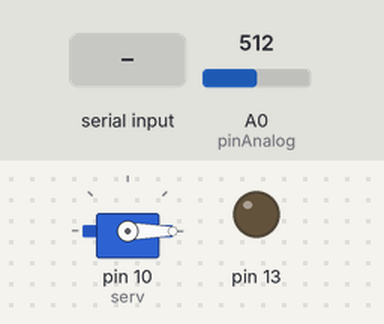
The sketch below on a simulated Arduino Uno, built with avr-gcc and run on an emulated ATmega328P. Shown: servo, output pins drawn as LEDs (lit = HIGH). The inputs (shaded band) are chosen by the test bench; at power-on: A0 (pinAnalog) = 512. What the sketch prints to the serial monitor is not drawn.

Above: at 2.7 s.
2.8 s: "+" received over Serial
At 3.6 s:
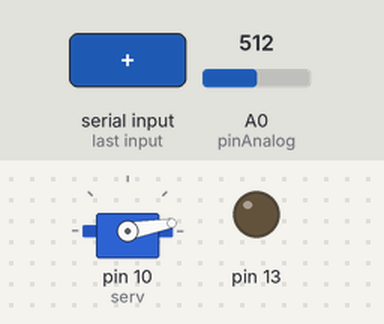
4.5 s: "+" received over Serial
At 5.8 s:
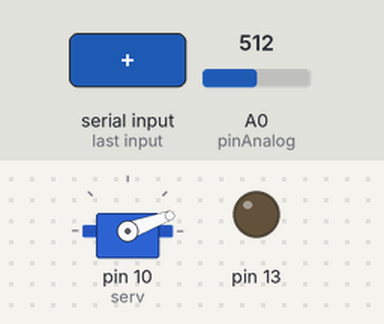
6.1 s: "-" received over Serial
At 7.3 s:
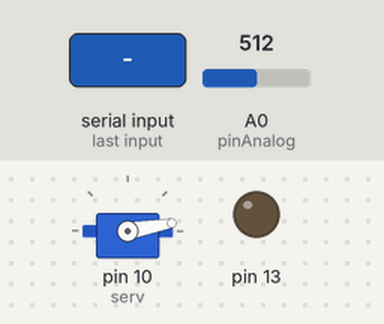
Timing chart, 0 to 8.8 s (numbered marks = the images above; inputs shaded):
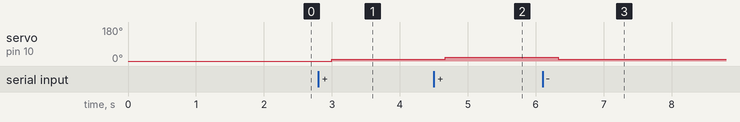

The sketch:

ServoPosition.pde
```cpp
#include "Servo.h"
#include "PositionServo.h"

PositionServo serv;

int consigne;

void setup()
{
  pinMode(13,OUTPUT);
  serv.attach(10);
  //
  Serial.begin(38400);
  //
  consigne = 0;
  serv.write(consigne);

}

void loop()
{
  while (Serial.available() > 0)
  {
    switch (Serial.read())
    {
    case '+':
      consigne += 10;
      serv.write(consigne);
      break;
    case '-':
      consigne -= 10;
      serv.write(consigne);
      break;
    case '0':
      serv.calibrate(LOW);
      break;
    case '1':
      serv.calibrate(HIGH);
      break;
    default:
      Serial.println("> unrecognized command");
    }
  }


  //
  Serial.println(serv.position());
  //
  delay(333);

}
```

PositionServo.h
```cpp
/**
 * PositionServo.h
 *
 * Classe fille de la bibliothèque "Servo"
 * définissant les fonctions spécifiques au retour d'informations
 *
 * (c) 2009 - J. Holtzer pour Pobot
 */

#ifndef PositionServo_h
#define PositionServo_h

#include "WProgram.h"

// déclaration de la classe et de l'héritage de Servo
class PositionServo :
public Servo
{

  // ajout des variables du retour d'informations
private:

  // la patte où est connecté le câble de retour d'info
  int pinAnalog;

  // le nombre de degrés total entre les deux positions extrema
  int totalDegres;

  // la valeur correspondant à la position la plus basse
  int valLow;

  // la valeur correspondant à la position la plus haute
  int valHigh;

public:

  PositionServo() :
  Servo() {
    // patte ANALOG 0
    pinAnalog = 0;
    // 180 degrés de développement standard
    totalDegres = 180;
    // 205 = 1 volt pour 1024 = 5 volts (ADC 10 bits)
    valLow = 205;
    // 615 = 3 volts pour 1024 = 5 volts (ADC 10 bits)
    valHigh = 615;
  };

  // personnalisation des valeurs (connexion et débattement)
  void set(int pinArg, int degres) {
    pinAnalog = pinArg;
    totalDegres = degres;
  };

  // calibrage des positions extrema
  void calibrate(int level) {
    if (level == LOW) {
      valLow = analogRead(pinAnalog);
    }
    else {
      valHigh = analogRead(pinAnalog);
    }
  };

  // affichage de la position (valeur analogique brute)
  int position() {
    return analogRead(pinAnalog);
  };

  // affichage de la position (valeur en degrés entre 0 et total degrés)
  int degres() {
    return (position()-valLow)*totalDegres/(valHigh-valLow);
  }

};

#endif
```

Measured:
- after the input at 2.8 s, servo on pin 10 (serv): 0° → 10° after 0.20 s
- after the input at 4.5 s, servo on pin 10 (serv): 10° → 20° after 0.17 s
- after the input at 6.1 s, servo on pin 10 (serv): 20° → 10° after 0.23 s
